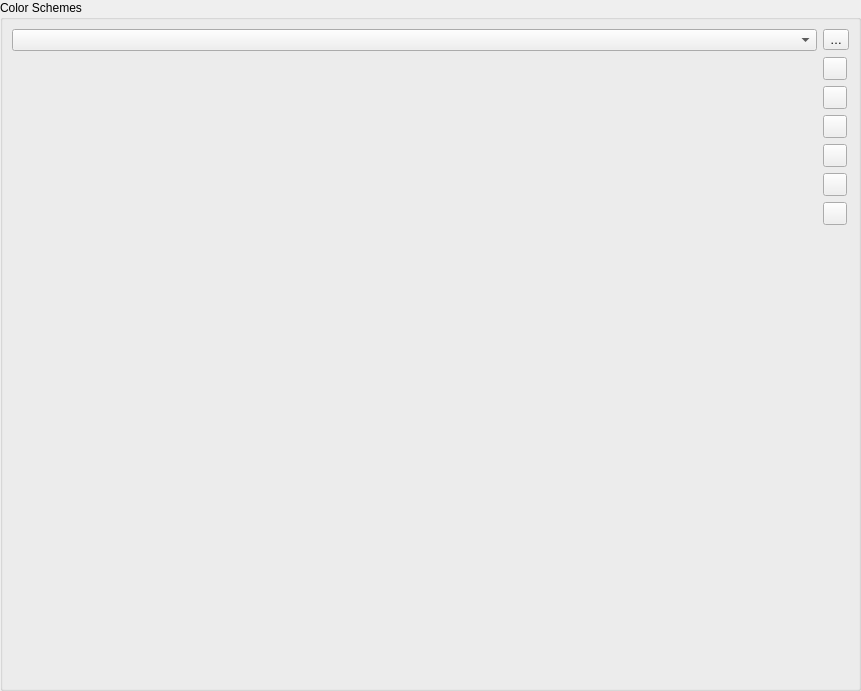
             <widget class="QWidget" name="scrollAreaWidgetContents">
              <property name="geometry">
               <rect>
                <x>0</x>
                <y>0</y>
                <width>861</width>
                <height>691</height>
               </rect>
              </property>
              <layout class="QHBoxLayout" name="horizontalLayout_46">
               <property name="leftMargin">
                <number>0</number>
               </property>
               <property name="topMargin">
                <number>0</number>
               </property>
               <property name="rightMargin">
                <number>0</number>
               </property>
               <property name="bottomMargin">
                <number>0</number>
               </property>
               <item>
                <widget class="QgsCollapsibleGroupBox" name="groupBox_7">
                 <property name="title">
                  <string>Color Schemes</string>
                 </property>
                 <layout class="QGridLayout" name="gridLayout_12">
                  <item row="7" column="1">
                   <spacer name="verticalSpacer_12">
                    <property name="orientation">
                     <enum>Qt::Vertical</enum>
                    </property>
                    <property name="sizeHint" stdset="0">
                     <size>
                      <width>20</width>
                      <height>40</height>
                     </size>
                    </property>
                   </spacer>
                  </item>
                  <item row="5" column="1">
                   <widget class="QToolButton" name="mButtonImportColors">
                    <property name="toolTip">
                     <string>Import colors from file</string>
                    </property>
                    <property name="text">
                     <string/>
                    </property>
                    <property name="icon">
                     <iconset resource="../../images/images.qrc">
                      <normaloff>:/images/themes/default/mActionFileOpen.svg</normaloff>:/images/themes/default/mActionFileOpen.svg</iconset>
                    </property>
                   </widget>
                  </item>
                  <item row="1" column="0" rowspan="8">
                   <widget class="QgsColorSchemeList" name="mTreeCustomColors" native="true">
                    <property name="focusPolicy">
                     <enum>Qt::StrongFocus</enum>
                    </property>
                   </widget>
                  </item>
                  <item row="4" column="1">
                   <widget class="QToolButton" name="mButtonPasteColors">
                    <property name="toolTip">
                     <string>Paste colors</string>
                    </property>
                    <property name="text">
                     <string/>
                    </property>
                    <property name="icon">
                     <iconset resource="../../images/images.qrc">
                      <normaloff>:/images/themes/default/mActionEditPaste.svg</normaloff>:/images/themes/default/mActionEditPaste.svg</iconset>
                    </property>
                   </widget>
                  </item>
                  <item row="1" column="1">
                   <widget class="QToolButton" name="mButtonAddColor">
                    <property name="toolTip">
                     <string>Add color</string>
                    </property>
                    <property name="text">
                     <string/>
                    </property>
                    <property name="icon">
                     <iconset resource="../../images/images.qrc">
                      <normaloff>:/images/themes/default/symbologyAdd.svg</normaloff>:/images/themes/default/symbologyAdd.svg</iconset>
                    </property>
                   </widget>
                  </item>
                  <item row="2" column="1">
                   <widget class="QToolButton" name="mButtonRemoveColor">
                    <property name="toolTip">
                     <string>Remove color</string>
                    </property>
                    <property name="text">
                     <string/>
                    </property>
                    <property name="icon">
                     <iconset resource="../../images/images.qrc">
                      <normaloff>:/images/themes/default/symbologyRemove.svg</normaloff>:/images/themes/default/symbologyRemove.svg</iconset>
                    </property>
                   </widget>
                  </item>
                  <item row="3" column="1">
                   <widget class="QToolButton" name="mButtonCopyColors">
                    <property name="toolTip">
                     <string>Copy colors</string>
                    </property>
                    <property name="text">
                     <string/>
                    </property>
                    <property name="icon">
                     <iconset resource="../../images/images.qrc">
                      <normaloff>:/images/themes/default/mActionEditCopy.svg</normaloff>:/images/themes/default/mActionEditCopy.svg</iconset>
                    </property>
                   </widget>
                  </item>
                  <item row="0" column="0">
                   <layout class="QHBoxLayout" name="horizontalLayout_22">
                    <item>
                     <widget class="QComboBox" name="mColorSchemesComboBox"/>
                    </item>
                   </layout>
                  </item>
                  <item row="6" column="1">
                   <widget class="QToolButton" name="mButtonExportColors">
                    <property name="toolTip">
                     <string>Export colors</string>
                    </property>
                    <property name="text">
                     <string/>
                    </property>
                    <property name="icon">
                     <iconset resource="../../images/images.qrc">
                      <normaloff>:/images/themes/default/mActionFileSave.svg</normaloff>:/images/themes/default/mActionFileSave.svg</iconset>
                    </property>
                   </widget>
                  </item>
                  <item row="0" column="1">
                   <widget class="QToolButton" name="mSchemeToolButton">
                    <property name="text">
                     <string>…</string>
                    </property>
                    <property name="popupMode">
                     <enum>QToolButton::InstantPopup</enum>
                    </property>
                   </widget>
                  </item>
                 </layout>
                </widget>
               </item>
              </layout>
             </widget>
